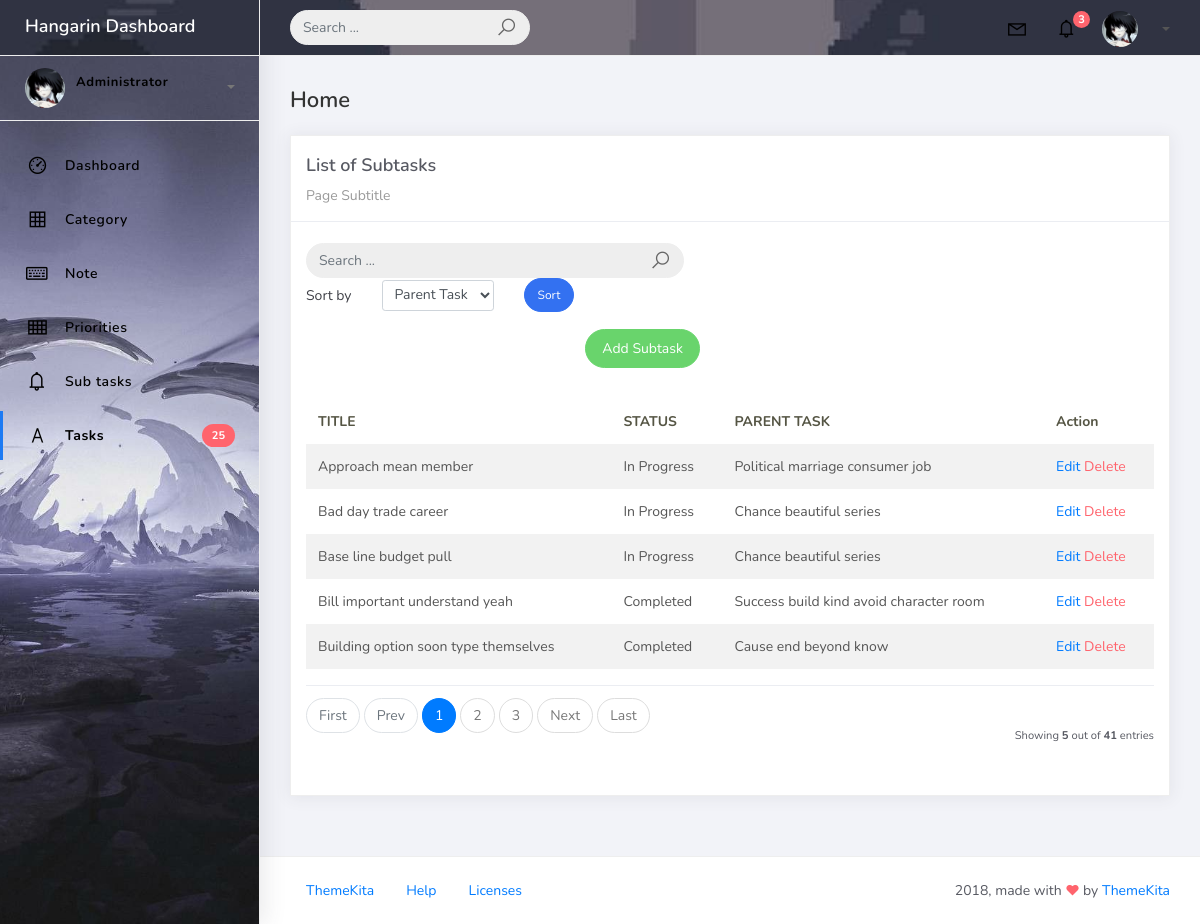
Screenshot of /subtask_list with the database file from the repository.
### tasks/models.py (models this page shows, shortened)
class BaseModel(models.Model):
    created_at = models.DateTimeField(auto_now_add=True)
    updated_at = models.DateTimeField(auto_now=True)
    class Meta:
        abstract = True

class SubTask(BaseModel):
    STATUS_CHOICES = [
        ("Pending", "Pending"),
        ("In Progress", "In Progress"),
        ("Completed", "Completed"),
    ]
    title = models.CharField(max_length=200)
    status = models.CharField(max_length=50, choices=STATUS_CHOICES, default="Pending")
    task = models.ForeignKey(Task, related_name='subtasks', on_delete=models.CASCADE)

class Task(BaseModel):
    STATUS_CHOICES = [
        ("Pending", "Pending"),
        ("In Progress", "In Progress"),
        ("Completed", "Completed"),
    ]
    title = models.CharField(max_length=200)
    description = models.TextField()
    status = models.CharField(max_length=50, choices=STATUS_CHOICES, default="Pending")
    deadline = models.DateTimeField()
    priority = models.ForeignKey(Priority, on_delete=models.CASCADE)
    category = models.ForeignKey(Category, on_delete=models.CASCADE)
    def __str__(self):
        return self.title

### tasks/views.py (the view)
# urls.py: path('subtask_list', SubTaskList.as_view(), name='subtask-list'),
class SubTaskList(ListView):
    model = SubTask
    context_object_name = 'subtask'
    template_name = 'subtask_list.html'
    paginate_by = 5
    def get_queryset(self):
        qs = super().get_queryset()
        query = self.request.GET.get('q')
        if query:
            qs = qs.filter(
                Q(task__title__icontains=query) |
                Q(title__icontains=query) |
                Q(status__icontains=query)
                )
        return qs
    def get_ordering(self):
        allowed = ["task","title", "status",]
        sort_by = self.request.GET.get("sort_by")
        if sort_by in allowed:
            return sort_by
        return "title"

### templates/subtask_list.html (shortened to what this page needs)
{% extends 'base.html' %} {% load static %} {% block content %}
<div class="content">
  <div class="container-fluid">
    <h4 class="page-title">Home</h4>
    <div class="row">
      <div class="col-md-12">
        <div class="card">
          <div class="card-header">
            <div class="card-title">List of Subtasks</div>
            <div class="card-category">Page Subtitle</div>
          </div>
          <br />
          <div class="col-md-12 row">
            <div class="col-md-6">
              <form class="navbar-left navbar-form nav-search mr-md-3" action="" method="get">
                <div class="input-group">
                  <input type="text" placeholder="Search ..." class="form-control" name="q" value="{{ request.GET.q }}" />
                  <div class="input-group-append">
                    <span class="input-group-text">
                      <i class="la la-search search-icon"></i>
                    </span>
                  </div>
                </div>
              </form>
            </div>
            <div class="col-md-12 mb-3 ms-4">
              <form method="get" class="row g-2 align-items-center">
                <div class="col-auto">
                  <label for="smallSelect" class="col-form-label">Sort by</label>
                </div>
                <div class="col-auto">
                  <select class="form-control form-control-sm" id="smallSelect" name="sort_by">
                    <option value="task" {% if request.GET.sort_by == "task" %}selected{% endif %}>
                      Parent Task
                    </option>
                  </select>
                </div>
                <div class="col-auto">
                  <button type="submit" class="btn btn-primary btn-sm btn-rounded">Sort</button>
                </div>
              </form>
            </div>
            <div class="col-md-6">
              <div class="pull-right">
                <a href="{% url 'subtask-add' %}" class="btn btn-success btn-rounded">Add Subtask</a>
              </div>
            </div>
          </div>
          <div class="card-body">
            <table class="table table-striped mt-3">
              <thead>
                <tr>
                  <th scope="col">TITLE</th>
                  <th scope="col">STATUS</th>
                  <th scope="col">PARENT TASK</th>
                  <th scope="col">Action</th>
                </tr>
              </thead>
              <tbody>
                {% for object in object_list %}
                <tr>
                  <td>{{ object.title }}</td>
                  <td>{{ object.status }}</td>
                  <td>{{ object.task }}</td>
                  <td>
                    <a href="subtask_list/{{ object.id }}">Edit</a>
                    <a href="subtask_list/{{ object.id }}/delete" class="text-danger">Delete</a>
                  </td>
                </tr>
                {% endfor %}
              </tbody>
            </table>
            {% include 'includes/pagination.html' %}
          </div>
        </div>
      </div>
    </div>
  </div>
</div>
{% endblock %}

### rows the page displays
SubTask: title "Approach mean member", status "In Progress", task "Political marriage consumer job"
SubTask: title "Bad day trade career", status "In Progress", task "Chance beautiful series"
SubTask: title "Base line budget pull", status "In Progress", task "Chance beautiful series"
SubTask: title "Bill important understand yeah", status "Completed", task "Success build kind avoid character room"
SubTask: title "Building option soon type themselves", status "Completed", task "Cause end beyond know"

### other values shown
{{ page_num }} "1"
{{ page_num }} "2" "3"
{{ object_list.count }} "5"
{{ paginator.count }} "41"
